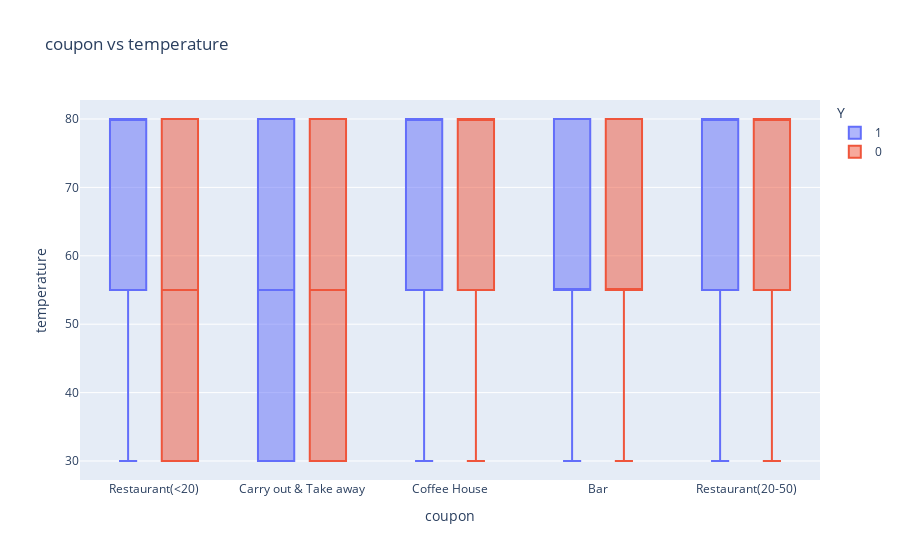

This figure's notebook cell:
### Code cell
# check the mean median and mode of the data
cleaned_data.describe()
px.box(cleaned_data, y='temperature',x='coupon', color='Y', title='coupon vs temperature').show()

### Figure 1 — Plotly figure (JSON) as saved in the notebook; plotly's stock layout.template omitted (floating-point values rounded to 4 significant figures; data arrays with more than 128 entries replaced by an {"elided": "..."} marker saying what was removed)
{"data": [{"alignmentgroup": "True", "hovertemplate": "Y=1<br>coupon=%{x}<br>temperature=%{y}<extra></extra>", "legendgroup": "1", "marker": {"color": "#636efa"}, "name": "1", "notched": false, "offsetgroup": "1", "orientation": "v", "showlegend": true, "type": "box", "x": {"elided": "7181 str values"}, "x0": " ", "xaxis": "x", "y": {"elided": "7181 int values"}, "y0": " ", "yaxis": "y"}, {"alignmentgroup": "True", "hovertemplate": "Y=0<br>coupon=%{x}<br>temperature=%{y}<extra></extra>", "legendgroup": "0", "marker": {"color": "#EF553B"}, "name": "0", "notched": false, "offsetgroup": "0", "orientation": "v", "showlegend": true, "type": "box", "x": {"elided": "5461 str values"}, "x0": " ", "xaxis": "x", "y": {"elided": "5461 int values"}, "y0": " ", "yaxis": "y"}], "layout": {"boxmode": "group", "legend": {"title": {"text": "Y"}, "tracegroupgap": 0}, "title": {"text": "coupon vs temperature"}, "xaxis": {"anchor": "y", "domain": [0, 1], "title": {"text": "coupon"}}, "yaxis": {"anchor": "x", "domain": [0, 1], "title": {"text": "temperature"}}}}
